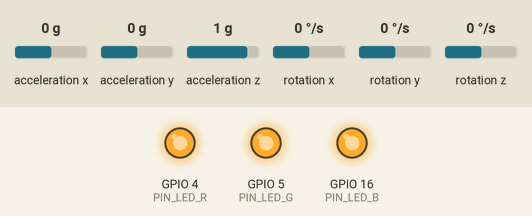
Simulated run of this sketch. Board: ESP8266 (NodeMCU). Shown: output pins drawn as LEDs (lit = HIGH). Wiring (inferred from the names in the program): MPU-6050 motion sensor at I2C address 0x68. Inputs (shaded band) come from the test bench; at power-on: rotation x 0 °/s, acceleration x 0 g, acceleration y 0 g, acceleration z 1 g, rotation y 0 °/s, rotation z 0 °/s. WiFi joins after 1.5 s; servers stay silent unless stated; no MQTT or app messages arrive unless stated; what the sketch prints to the serial monitor is not drawn.

Above: at 0.1 s.
At 2.1 s:
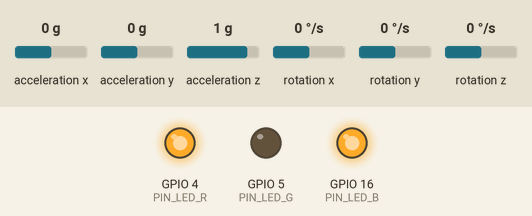
At 4.2 s:
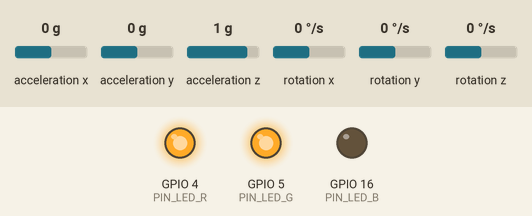
4.3 s: rotation x set to -192 °/s
7.3 s: acceleration x set to -1.4 g
Timing chart, 0 to 10.3 s (numbered marks = the images above; inputs shaded):
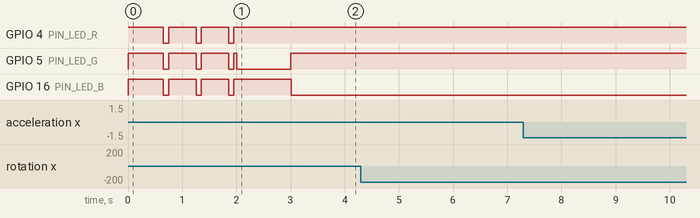

Measured:
- after the input at 4.3 s, every drawn part: stays the same
- after the input at 7.3 s, every drawn part: stays the same
- by itself, GPIO 16 (PIN_LED_B): repeats every 0.60 s: HIGH 0.50 s, LOW 0.10 s

The sketch:

nodemcu_sketch.ino
```cpp
#include "Wire.h"
#include <ESP8266WiFi.h> // Enables the ESP8266 to connect to the local network (via WiFi)
#include <PubSubClient.h> // Allows us to connect to, and publish to the MQTT broker
#include <Wire.h>

#define RAD_TO_DEG 57.295779513

// MPU6050 Slave Device Address
const uint8_t MPU6050SlaveAddress = 0x68;

// Select SDA and SCL pins for I2C communication
const uint8_t scl = 14;
const uint8_t sda = 12;

const byte PIN_LED_R = 4;
const byte PIN_LED_G = 5;
const byte PIN_LED_B = 16;

// sensitivity scale factor respective to full scale setting provided in datasheet
const uint16_t AccelScaleFactor = 16384;
const uint16_t GyroScaleFactor = 131;

const byte COLOR_BLACK = 0b000;
const byte COLOR_RED = 0b100;
const byte COLOR_GREEN = 0b010;
const byte COLOR_BLUE = 0b001;
const byte COLOR_MAGENTA = 0b101;
const byte COLOR_CYAN = 0b011;
const byte COLOR_YELLOW = 0b110;
const byte COLOR_WHITE = 0b111;

// MPU6050 few configuration register addresses
const uint8_t MPU6050_REGISTER_SMPLRT_DIV   =  0x19;
const uint8_t MPU6050_REGISTER_USER_CTRL    =  0x6A;
const uint8_t MPU6050_REGISTER_PWR_MGMT_1   =  0x6B;
const uint8_t MPU6050_REGISTER_PWR_MGMT_2   =  0x6C;
const uint8_t MPU6050_REGISTER_CONFIG       =  0x1A;
const uint8_t MPU6050_REGISTER_GYRO_CONFIG  =  0x1B;
const uint8_t MPU6050_REGISTER_ACCEL_CONFIG =  0x1C;
const uint8_t MPU6050_REGISTER_FIFO_EN      =  0x23;
const uint8_t MPU6050_REGISTER_INT_ENABLE   =  0x38;
const uint8_t MPU6050_REGISTER_ACCEL_XOUT_H =  0x3B;
const uint8_t MPU6050_REGISTER_SIGNAL_PATH_RESET  = 0x68;

int16_t AccelX, AccelY, AccelZ, Temperature, GyroX, GyroY, GyroZ;
double x; double y; double z;
int minVal = 265; int maxVal = 402;
char temp[20];

// WiFi
// Make sure to update this for your own WiFi network!
const char* ssid = "";
const char* wifi_password = "";

// MQTT
// Make sure to update this for your own MQTT Broker!
const char* mqtt_server = "192.168.100.196";
const char* mqtt_topic = "aucovei";
const char* mqtt_username = "visoni";
const char* mqtt_password = "password";
// The client id identifies the ESP8266 device. Think of it a bit like a hostname (Or just a name, like Greg).
const char* clientID = "aucovei01";

// Initialise the WiFi and MQTT Client objects
WiFiClient wifiClient;
PubSubClient client(mqtt_server, 1883, wifiClient); // 1883 is the listener port for the Broker

void setup() {
  // Begin Serial on 115200
  // Remember to choose the correct Baudrate on the Serial monitor!
  // This is just for debugging purposes
  Wire.begin();
  Serial.begin(115200);

  pinMode(PIN_LED_R, OUTPUT);
  pinMode(PIN_LED_G, OUTPUT);
  pinMode(PIN_LED_B, OUTPUT);
  displayColor(COLOR_BLACK);

  Wire.begin(sda, scl);
  MPU6050_Init();

  Serial.print("Connecting to ");
  Serial.println(ssid);

  // Connect to the WiFi
  WiFi.begin(ssid, wifi_password);

  // Wait until the connection has been confirmed before continuing
  while (WiFi.status() != WL_CONNECTED) {
    delay(500);
    displayColor(COLOR_WHITE);
    delay(100);
    displayColor(COLOR_BLACK);
    Serial.print(".");
  }

  // Debugging - Output the IP Address of the ESP8266
  Serial.println("WiFi connected");
  Serial.print("IP address: ");
  Serial.println(WiFi.localIP());

  // Connect to MQTT Broker
  // client.connect returns a boolean value to let us know if the connection was successful.
  // If the connection is failing, make sure you are using the correct MQTT Username and Password (Setup Earlier in the Instructable)
  if (client.connect(clientID, mqtt_username, mqtt_password)) {
    displayColor(COLOR_GREEN);
    delay(1000);
    Serial.println("Connected to MQTT Broker!");
    client.publish(mqtt_topic, "Starting data dispatch...");
    displayColor(COLOR_BLACK);
  }
  else {
    Serial.println("Connection to MQTT Broker failed...");
    displayColor(COLOR_RED);
    delay(1000);
  }
}

void loop() {
  double Ax, Ay, Az, T, Gx, Gy, Gz;

  Read_RawValue(MPU6050SlaveAddress, MPU6050_REGISTER_ACCEL_XOUT_H);
  /*
  Ax = (double)AccelX;
  Ay = (double)AccelY;
  Az = (double)AccelZ;

  Serial.println("--------xxx RAW--------");
  Serial.print("Ax: "); Serial.print(Ax);
  Serial.print(" Ay: "); Serial.print(Ay);
  Serial.print(" Az: "); Serial.print(Az);
  Serial.print(" T: "); Serial.print(T);
  Serial.print(" Gx: "); Serial.print(Gx);
  Serial.print(" Gy: "); Serial.print(Gy);
  Serial.print(" Gz: "); Serial.println(Gz);
  */

  //divide each with their sensitivity scale factor
  double A_x = (double)AccelX / AccelScaleFactor;
  double A_y = (double)AccelY / AccelScaleFactor;
  double A_z = (double)AccelZ / AccelScaleFactor;
  double T_ = (double)Temperature / 340 + 36.53; //temperature formula
  double G_x = (double)GyroX / GyroScaleFactor;
  double G_y = (double)GyroY / GyroScaleFactor;
  double G_z = (double)GyroZ / GyroScaleFactor;

  Serial.println("--------xxx SCALED--------");
  Serial.print("Ax: "); Serial.print(A_x);
  Serial.print(" Ay: "); Serial.print(A_y);
  Serial.print(" Az: "); Serial.print(A_z);
  Serial.print(" T: "); Serial.print(T_);
  Serial.print(" Gx: "); Serial.print(G_x);
  Serial.print(" Gy: "); Serial.print(G_y);
  Serial.print(" Gz: "); Serial.println(G_z);

  /*
  int xAng = map(Ax, minVal, maxVal, -90, 90);
  int yAng = map(Ay, minVal, maxVal, -90, 90);
  int zAng = map(Az, minVal, maxVal, -90, 90);

  x = RAD_TO_DEG * (atan2(-yAng, -zAng) + PI);
  y = RAD_TO_DEG * (atan2(-xAng, -zAng) + PI);
  z = RAD_TO_DEG * (atan2(-yAng, -xAng) + PI);

  Serial.println(" ");
  */

  String serialData = "";
  serialData = String(A_x, 2);
  serialData = serialData + "|" + String(A_y, 2);
  Serial.println(serialData);
  serialData.toCharArray(temp, serialData.length() + 1);

  if (client.publish(mqtt_topic, (uint8_t*)temp, strlen(temp))) {
    Serial.println("Message sent!");
    displayColor(COLOR_BLUE);
  }
  // Again, client.publish will return a boolean value depending on whether it succeded or not.
  // If the message failed to send, we will try again, as the connection may have broken.
  else {
    displayColor(COLOR_MAGENTA);
    Serial.println("Message failed to send. Reconnecting to MQTT Broker and trying again");
    client.connect(clientID, mqtt_username, mqtt_password);
    delay(10); // This delay ensures that client.publish doesn't clash with the client.connect call
    client.publish(mqtt_topic, (uint8_t*)temp, strlen(temp));
  }

  delay(50); // Wait 0.5 seconds and scan again
}

void I2C_Write(uint8_t deviceAddress, uint8_t regAddress, uint8_t data) {
  Wire.beginTransmission(deviceAddress);
  Wire.write(regAddress);
  Wire.write(data);
  Wire.endTransmission();
}

// read all 14 register
void Read_RawValue(uint8_t deviceAddress, uint8_t regAddress) {
  Wire.beginTransmission(deviceAddress);
  Wire.write(regAddress);
  Wire.endTransmission();
  Wire.requestFrom(deviceAddress, (uint8_t)14);
  AccelX = (((int16_t)Wire.read() << 8) | Wire.read());
  AccelY = (((int16_t)Wire.read() << 8) | Wire.read());
  AccelZ = (((int16_t)Wire.read() << 8) | Wire.read());
  Temperature = (((int16_t)Wire.read() << 8) | Wire.read());
  GyroX = (((int16_t)Wire.read() << 8) | Wire.read());
  GyroY = (((int16_t)Wire.read() << 8) | Wire.read());
  GyroZ = (((int16_t)Wire.read() << 8) | Wire.read());
}

//configure MPU6050
void MPU6050_Init() {
  delay(150);
  I2C_Write(MPU6050SlaveAddress, MPU6050_REGISTER_SMPLRT_DIV, 0x07);
  I2C_Write(MPU6050SlaveAddress, MPU6050_REGISTER_PWR_MGMT_1, 0x01);
  I2C_Write(MPU6050SlaveAddress, MPU6050_REGISTER_PWR_MGMT_2, 0x00);
  I2C_Write(MPU6050SlaveAddress, MPU6050_REGISTER_CONFIG, 0x00);
  I2C_Write(MPU6050SlaveAddress, MPU6050_REGISTER_GYRO_CONFIG, 0x00);//set +/-250 degree/second full scale
  I2C_Write(MPU6050SlaveAddress, MPU6050_REGISTER_ACCEL_CONFIG, 0x00);// set +/- 2g full scale
  I2C_Write(MPU6050SlaveAddress, MPU6050_REGISTER_FIFO_EN, 0x00);
  I2C_Write(MPU6050SlaveAddress, MPU6050_REGISTER_INT_ENABLE, 0x01);
  I2C_Write(MPU6050SlaveAddress, MPU6050_REGISTER_SIGNAL_PATH_RESET, 0x00);
  I2C_Write(MPU6050SlaveAddress, MPU6050_REGISTER_USER_CTRL, 0x00);
}

void displayColor(byte color) {
  digitalWrite(PIN_LED_R, !bitRead(color, 2));
  digitalWrite(PIN_LED_G, !bitRead(color, 1));
  digitalWrite(PIN_LED_B, !bitRead(color, 0));
}
```
